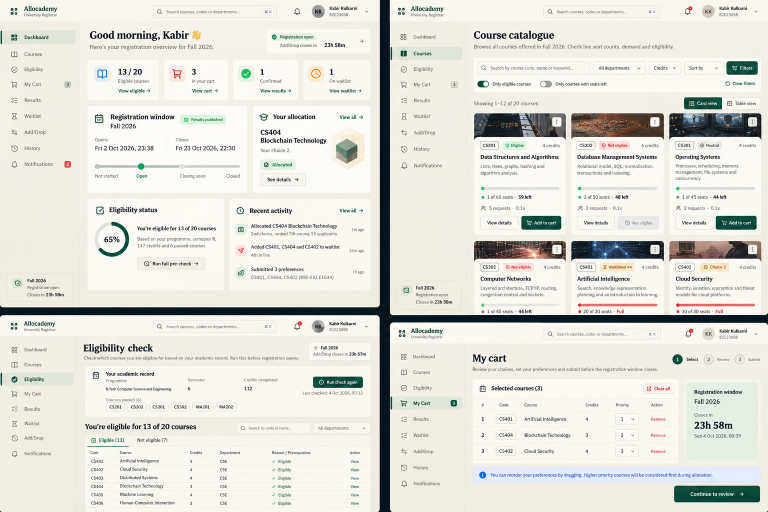
#> input picture docs/redesign/target-ui.png, 1536 x 1024 px, found by its file name (shown at 1/2 size)
$ python measure-target.py ../docs/redesign/target-ui.png
#> lines starting #> are read from the running program, lines starting #| are printed output that depends on the picture
#!/usr/bin/env python3
"""Measure docs/redesign/target-ui.png so the redesign copies numbers, not impressions.

The target is four app screens laid out in a 2x2 grid on a dark mat. Each screen
is a scaled-down 1440x960 desktop viewport, so every measurement here is taken in
target pixels and reported again as the 1440-wide equivalent and as a proportion
of the viewport. Run it with:

    python scripts/measure-target.py            # human-readable report
    python scripts/measure-target.py --json     # the same numbers as JSON

Pillow is the only dependency (`pip install pillow`).
"""

from __future__ import annotations

import json
import sys
from collections import Counter
from dataclasses import dataclass, field

from PIL import Image

TARGET = "docs/redesign/target-ui.png"
VIEWPORT_WIDTH = 1440
VIEWPORT_HEIGHT = 960

# The four screens, in reading order, with the page each one shows.
SCREEN_NAMES = ["dashboard", "catalogue", "eligibility", "cart"]


def hex_of(rgb: tuple[int, int, int]) -> str:
    return "#{:02X}{:02X}{:02X}".format(*rgb)


def distance(a: tuple[int, int, int], b: tuple[int, int, int]) -> int:
    """Chebyshev distance: one channel moving far enough is an edge."""
    return max(abs(x - y) for x, y in zip(a, b))


@dataclass
class Screen:
    name: str
    left: int
    top: int
    right: int
    bottom: int
    image: Image.Image = field(repr=False)

    @property
    def width(self) -> int:
        return self.right - self.left

    @property
    def height(self) -> int:
        return self.bottom - self.top

    @property
    def scale(self) -> float:
        """Target pixels per viewport pixel."""
        return self.width / VIEWPORT_WIDTH

    def px(self, value: float) -> float:
        """A measurement in target pixels, as 1440-viewport pixels."""
        return round(value / self.scale, 1)

    def at(self, x: int, y: int) -> tuple[int, int, int]:
        return self.image.getpixel((x, y))[:3]


def luminance(pixel: tuple[int, int, int]) -> float:
    return 0.2126 * pixel[0] + 0.7152 * pixel[1] + 0.0722 * pixel[2]


def find_screens(image: Image.Image) -> list[Screen]:
    """Split the sheet into its four screens along the dark gutters between them.

    The two columns are not cut at the same height, so the horizontal gutter is
    looked for inside each column rather than across the whole sheet.
    """
    width, height = image.size
    dark_columns = [
        x
        for x in range(width)
        if sum(luminance(image.getpixel((x, y))[:3]) < 90 for y in range(0, height, 4))
        > height / 4 * 0.8
    ]
    columns = runs_between(dark_columns, width)
    screens: list[Screen] = []
    for column_index, (left, right) in enumerate(columns):
        dark_rows = [
            y
            for y in range(height)
            if sum(
                luminance(image.getpixel((x, y))[:3]) < 90 for x in range(left, right, 4)
            )
            > (right - left) / 4 * 0.85
        ]
        rows = runs_between(dark_rows, height)
        for row_index, (top, bottom) in enumerate(rows):
            index = row_index * len(columns) + column_index
            name = SCREEN_NAMES[index] if index < len(SCREEN_NAMES) else f"screen{index}"
            screens.append(Screen(name, left, top, right, bottom, image))
    return sorted(screens, key=lambda s: SCREEN_NAMES.index(s.name))


def runs_between(occupied: list[int], limit: int) -> list[tuple[int, int]]:
    """The gaps between the occupied indices: where the screens actually are."""
    taken = set(occupied)
    runs: list[tuple[int, int]] = []
    start: int | None = None
    for i in range(limit):
        if i in taken:
            if start is not None and i - start > limit * 0.2:
                runs.append((start, i))
            start = None
        elif start is None:
            start = i
    if start is not None and limit - start > limit * 0.2:
        runs.append((start, limit))
    return runs


def common_colours(screen: Screen, count: int = 10) -> list[tuple[str, float]]:
    """The colours that cover the screen, as a share of its pixels."""
    region = screen.image.crop((screen.left, screen.top, screen.right, screen.bottom))
    pixels = list(region.convert("RGB").getdata())
    tally = Counter(pixels)
    total = len(pixels)
    return [(hex_of(rgb), round(n / total * 100, 2)) for rgb, n in tally.most_common(count)]


def edges_along_row(screen: Screen, y: int, threshold: int = 10) -> list[int]:
    """Columns where the colour changes, measured from the screen's left edge."""
    found: list[int] = []
    previous = screen.at(screen.left, y)
    for x in range(screen.left + 1, screen.right):
        pixel = screen.at(x, y)
        if distance(pixel, previous) >= threshold:
            found.append(x - screen.left)
        previous = pixel
    return found


def edges_along_column(screen: Screen, x: int, threshold: int = 10) -> list[int]:
    """Rows where the colour changes, measured from the screen's top edge."""
    found: list[int] = []
    previous = screen.at(x, screen.top)
    for y in range(screen.top + 1, screen.bottom):
        pixel = screen.at(x, y)
        if distance(pixel, previous) >= threshold:
            found.append(y - screen.top)
        previous = pixel
    return found


def corner_radius(screen: Screen, x: int, y: int, inside: tuple[int, int, int]) -> float:
    """How far a top-left corner is cut, by walking the diagonal out of it."""
    for step in range(0, 40):
        if distance(screen.at(x + step, y + step), inside) < 12:
            # The diagonal of a quarter-circle of radius r cuts r*(1-1/sqrt2).
            return round(step / (1 - 0.70710678) * (1 / screen.scale), 1)
    return 0.0


def measure(screen: Screen) -> dict[str, object]:
    """The structural numbers for one screen."""
    out: dict[str, object] = {
        "crop": [screen.left, screen.top, screen.right, screen.bottom],
        "size_px": [screen.width, screen.height],
        "scale": round(screen.scale, 4),
        "colours": common_colours(screen),
    }

    # The sidebar: scan a row below the header, where nav sits against content.
    nav_y = screen.top + int(screen.height * 0.35)
    out["row_edges_mid"] = [screen.px(x) for x in edges_along_row(screen, nav_y, 8)[:12]]

    # The header: scan a column through the sidebar, where the logo block ends.
    logo_x = screen.left + int(screen.width * 0.02)
    out["column_edges_sidebar"] = [
        screen.px(y) for y in edges_along_column(screen, logo_x, 8)[:12]
    ]

    # And a column through the content, which crosses every stacked card.
    content_x = screen.left + int(screen.width * 0.5)
    out["column_edges_content"] = [
        screen.px(y) for y in edges_along_column(screen, content_x, 8)[:24]
    ]
    return out


def sample(image: Image.Image, points: dict[str, tuple[int, int]]) -> dict[str, str]:
    return {name: hex_of(image.getpixel(xy)[:3]) for name, xy in points.items()}


def main() -> int:
    image = Image.open(TARGET).convert("RGB")
#> image is the input picture: PIL image 1536x1024 RGB; mean R, G, B 225, 224.1, 218.1
    screens = find_screens(image)
#> in find_screens, `dark_columns = [ x for x in range(width) if sum(luminance(image.getpix..`: dark_columns = [760, 761, 762, 763, 764, 765, 766, 767, 768, 769, 770, 771, 772, 773, 774, 775, 776, 777, 778, 779]
#> in runs_between, `taken = set(occupied)`: taken = 20 items
#> after the loop in runs_between, `for i in range(limit):`: runs = [(0, 760)]
#> in find_screens, `columns = runs_between(dark_columns, width)`: columns = [(0, 760), (780, 1536)]
#> the loop in find_screens, `for column_index, (left, right) in enumerate(columns):` made 2 passes
#> (column_index, left, right, rows) on passes 1 to 2: (0, 0, 760, [(0, 615), (630, 1024)]), (1, 780, 1536, [(0, 630), (645, 1024)])
#> after the loop in find_screens, `for column_index, (left, right) in enumerate(columns):`: screens = 4 items
#> screens = 4 items
    report = {
        "image": TARGET,
        "size": list(image.size),
        "mat": hex_of(image.getpixel((0, 0))[:3]),
        "screens": {s.name: measure(s) for s in screens},
    }
#> in common_colours, `region = screen.image.crop((screen.left, screen.top, screen.right, scr..`:
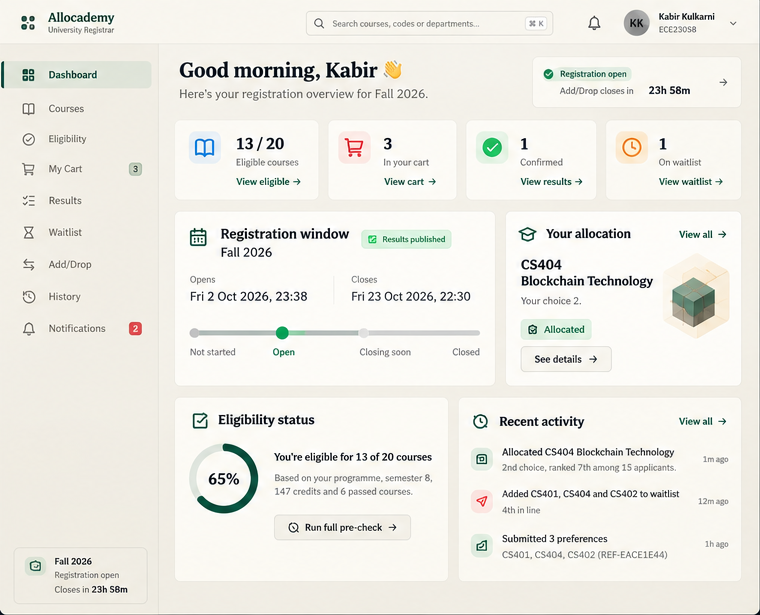
#> region: PIL image 760x615 RGB; mean R, G, B 238.3, 236.9, 230.4
#> in common_colours, `pixels = list(region.convert("RGB").getdata())`: pixels = 467400 items
#> in common_colours, `tally = Counter(pixels)`: tally = 30710 items
#> in common_colours, `total = len(pixels)`: total = 467400
#> call 2 of common_colours, with count = 10
#> in common_colours (call 2), `region = screen.image.crop((screen.left, screen.top, screen.right, scr..`:
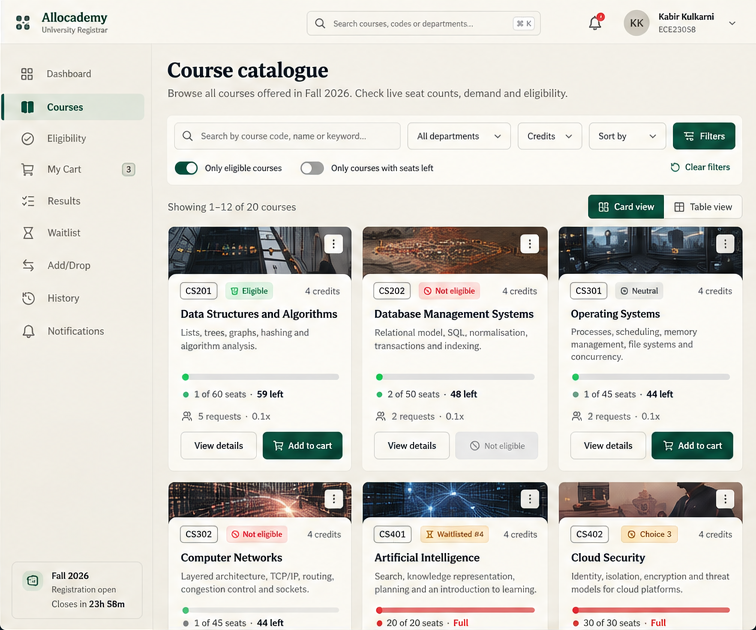
#> region: PIL image 756x630 RGB; mean R, G, B 219.9, 217.8, 211.7
#> in common_colours (call 2), `pixels = list(region.convert("RGB").getdata())`: pixels = 476280 items
#> in common_colours (call 2), `tally = Counter(pixels)`: tally = 58801 items
#> in common_colours (call 2), `total = len(pixels)`: total = 476280
#> call 3 of common_colours, with count = 10
#> in common_colours (call 3), `region = screen.image.crop((screen.left, screen.top, screen.right, scr..`:
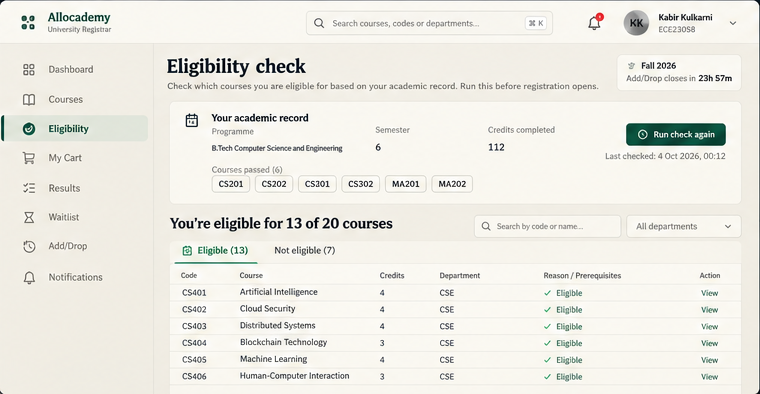
#> region: PIL image 760x394 RGB; mean R, G, B 236.8, 235.3, 228.2
#> in common_colours (call 3), `pixels = list(region.convert("RGB").getdata())`: pixels = 299440 items
#> in common_colours (call 3), `tally = Counter(pixels)`: tally = 19461 items
#> in common_colours (call 3), `total = len(pixels)`: total = 299440
#> call 4 of common_colours, with count = 10
#> in common_colours (call 4), `region = screen.image.crop((screen.left, screen.top, screen.right, scr..`:
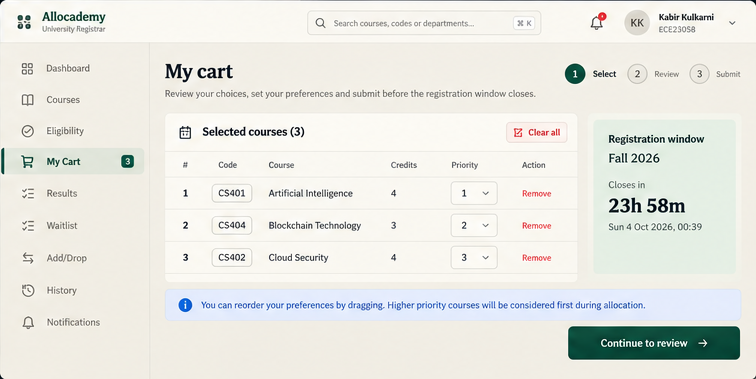
#> region: PIL image 756x379 RGB; mean R, G, B 232.1, 232.6, 226.7
#> in common_colours (call 4), `pixels = list(region.convert("RGB").getdata())`: pixels = 286524 items
#> in common_colours (call 4), `tally = Counter(pixels)`: tally = 20703 items
#> in common_colours (call 4), `total = len(pixels)`: total = 286524

    if "--json" in sys.argv:
        print(json.dumps(report, indent=2))
        return 0

    print(f"{TARGET}  {image.size[0]}x{image.size[1]}  mat {report['mat']}")
#| docs/redesign/target-ui.png  1536x1024  mat #F6F4EC
    for screen in screens:
        data = report["screens"][screen.name]
        print(f"\n== {screen.name} ==")
        print(f"   crop {data['crop']}  {data['size_px'][0]}x{data['size_px'][1]}")
        print(f"   scale {data['scale']} target px per {VIEWPORT_WIDTH}px viewport px")
        print("   colours: " + ", ".join(f"{h} {p}%" for h, p in data["colours"][:8]))
        print(f"   vertical edges at 35% height (viewport px): {data['row_edges_mid']}")
        print(f"   sidebar column edges (viewport px): {data['column_edges_sidebar']}")
        print(f"   content column edges (viewport px): {data['column_edges_content']}")
#> this loop made 4 passes
#> (printed output is left out)
    return 0


if __name__ == "__main__":
    raise SystemExit(main())
#> (the program exits here)
